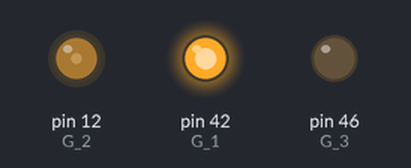
Recording of a sketch running on a simulated Arduino Mega 2560, built with avr-gcc and run on an emulated ATmega2560. Shown: output pins drawn as LEDs (lit = HIGH).

Above: at 0.1 s.
Timing chart, 0 to 1.6 s (numbered marks = the images above):
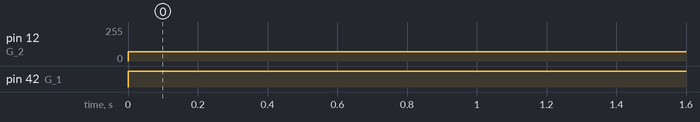

Measured:
- by itself, pin 12 (G_2): 0/255 → 70/255 at 0.00 s
- by itself, pin 42 (G_1): LOW → HIGH at 0.00 s

The sketch:

sketch_jun18f.ino
```cpp
int G_1 = 42; // 지게발
int G_3 = 46; // 지게발
int G_2 = 12; // pwm지게발
int n = 0;
void setup() {

  pinMode(G_1, OUTPUT);
  pinMode(G_2, OUTPUT);
  pinMode(G_3, OUTPUT);


 // analogWrite(G_2, 0);
}

void loop() {
down();
}

void down() // 반시계
{
      digitalWrite(G_1, HIGH); //LOW 푸는거
    digitalWrite(G_3, LOW); //high 푸는거
    analogWrite(G_2, 70);
}

void up() //시계
{
      digitalWrite(G_1, LOW); //LOW 푸는거
    digitalWrite(G_3, HIGH); //high 푸는거
    analogWrite(G_2, 70);
}

void gstop()
{
    digitalWrite(G_1, LOW); //LOW 푸는거
    digitalWrite(G_3, HIGH); //high 푸는거
    analogWrite(G_2, 0);
    delay(3000); //확인필요
}
```
